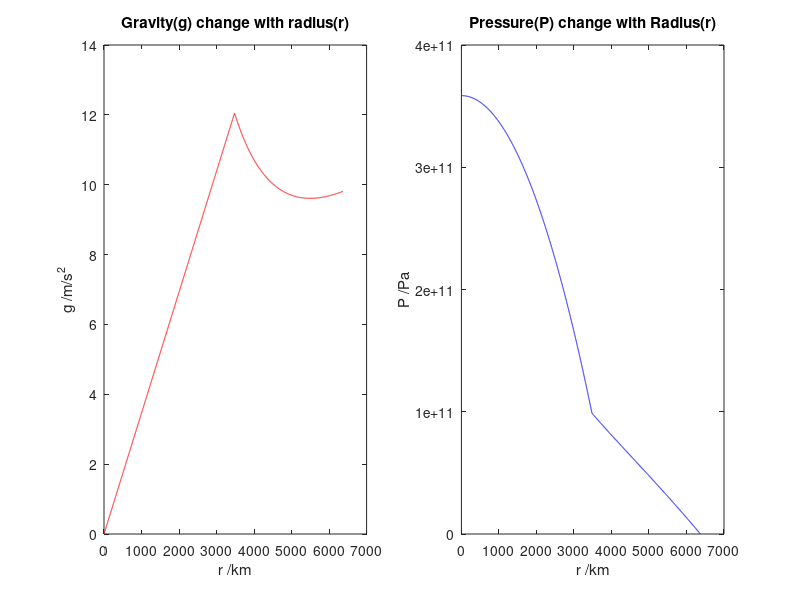

This figure's MATLAB source:
close all
clear all

R1 = 3480000;
R2 = 6371000;
I = 8.04e37;
M= 5.97e24;
G=6.67e-11;

%% density
A = zeros(2,2);
b  =  zeros(2,1);
A(1,1) = 1;
A(2,1) = 1;
A(1,2) = (R2/R1)^5-1;
A(2,2) = (R2/R1)^3-1;

b(1) = 15*I/8/pi/R1^5;
b(2) = 3*M/4/pi/R1^3;
x = inv(A)*b;

%% presure
Pcmb =  4\3*pi*G*(x(1)-x(2))*x(2)*R1^3*(1/R1-1/R2) + 2/3*pi*G*x(2)^2*(R2^2-R1^2);
Pcenter  = Pcmb + 2/3*G*pi*x(1)^2*R1^2;
%% plot g(r)
rho1 = x(1);
rho2 = x(2);

r = 0.01:1000:R2;
Mr = 4/3*rho1*pi*r.^3 .* (r<=R1) + (4/3*(rho1-rho2)*pi*R1^3+4/3*pi*rho2*r.^3).*(r>R1);
gr = G.*Mr./r.^2;

figure('Position',[10 100 900 350])
subplot(1,2,1)
plot(r.*1e-3,gr,'r')
title('Gravity(g) change with radius(r)')
xlabel('r /km')
ylabel('g /m/s^2')


%% plot P(r)
Pcmb =  4\3*pi*G*(x(1)-x(2))*x(2)*R1^3*(1/R1-1/R2) + 2/3*pi*G*x(2)^2*(R2^2-R1^2);

Pr = zeros(length(r),1);
for i=1:length(r)
    if r(i)> R1
        Pr(i) =  4\3*pi*G*(x(1)-x(2))*x(2)*(R1^3/r(i)-R1^3/R2) +2/3*pi*G*x(2)^2*(R2^2-r(i)^2);
    else
        Pr(i) =  Pcmb+2/3*G*pi*x(1)^2*(R1^2-r(i)^2);
    end
end

subplot(1,2,2)
plot(r.*1e-3,Pr,'b');
title('Pressure(P) change with Radius(r)')
xlabel('r /km')
ylabel('P /Pa')
saveas(gcf,'plots_with_r.png')

rr_0=R1*(2*(rho1-rho2)/rho2)^(1/3);

